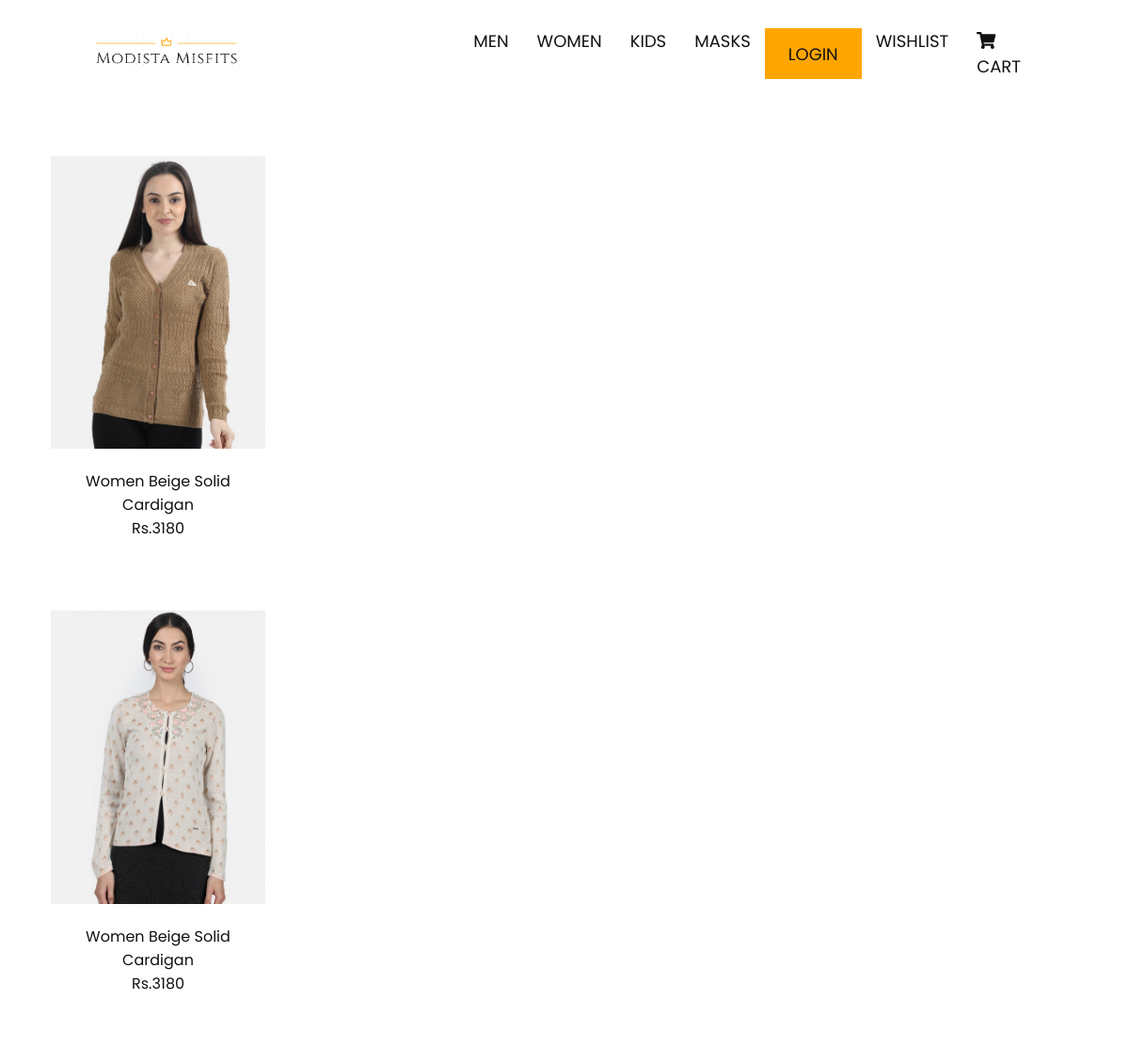
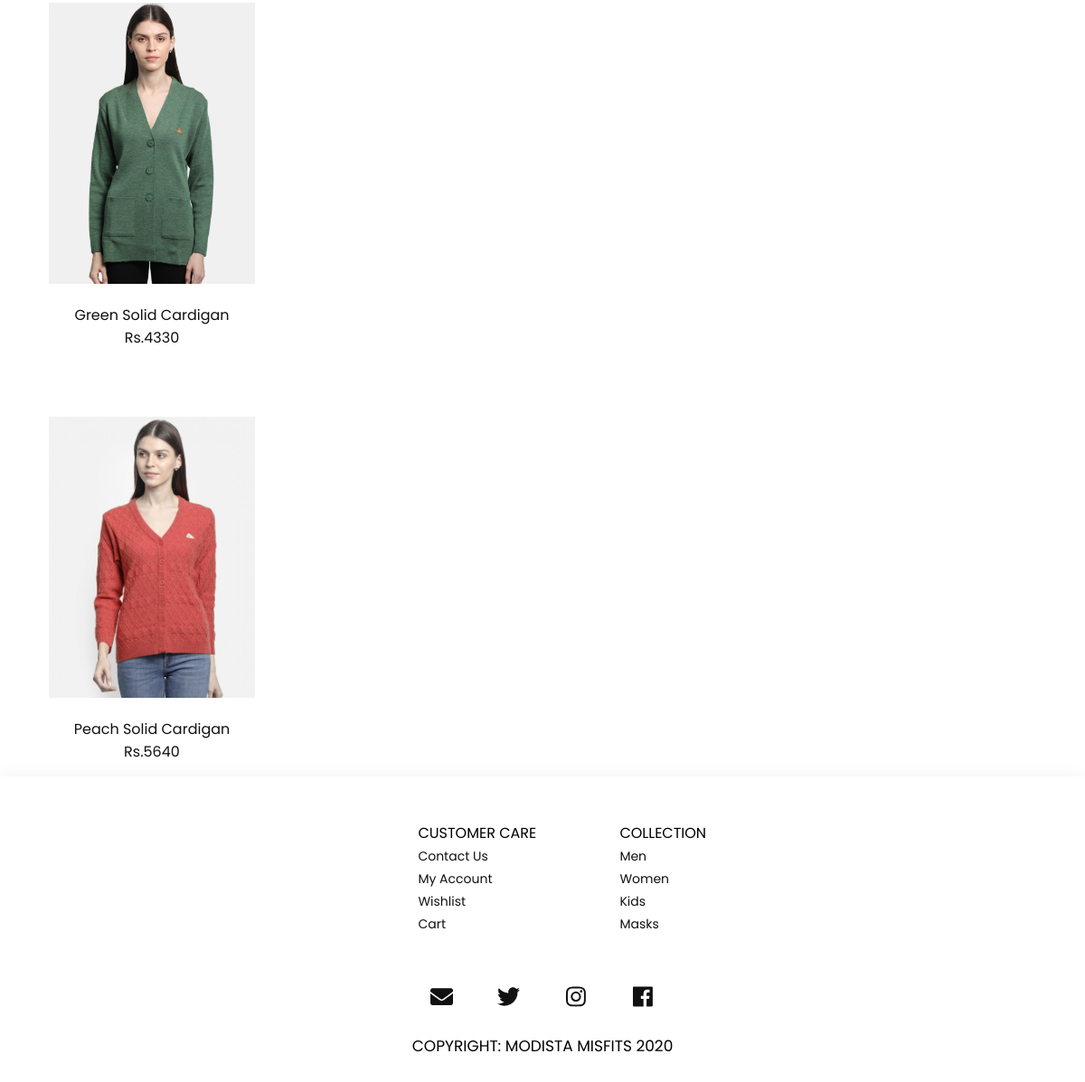
The app's page /shop.php?cat=2 with its own data (2 pictures, top to bottom).
### tables this page shows
CREATE TABLE `product` (
  `product_id` int(10) NOT NULL,
  `cat_id` int(10) NOT NULL,
  `date` timestamp NOT NULL DEFAULT current_timestamp() ON UPDATE current_timestamp(),
  `product_title` text NOT NULL,
  `product_img1` text NOT NULL,
  `product_img2` text NOT NULL,
  `product_img3` text NOT NULL,
  `product_price` int(10) NOT NULL,
  `product_desc` text NOT NULL
);

### admin/functions.php (the view, shortened to what this page needs)
<?php
$db=mysqli_connect("localhost","root","","ecom");
function getCat(){
    global $db;
    $get_cat="select * from categories";
    $run_cat=mysqli_query($db,$get_cat);
    while($row_cat=mysqli_fetch_array($run_cat)){
        $cat_id=$row_cat['cat_id'];
        $cat_title=$row_cat['cat_title'];
        echo "
        <li>
        <a href='shop.php?cat=$cat_id'>$cat_title</a></li>";
    }
}
function getCatPro(){
    global $db;
    if(isset($_GET['cat'])){
        $cat_id=$_GET['cat'];
        $get_cat_pro="select * from product where cat_id='$cat_id'";
         $run_product=mysqli_query($db,$get_cat_pro);
        while($row_product=mysqli_fetch_array($run_product)){
            $pro_id=$row_product['product_id'];
             $pro_title=$row_product['product_title'];
        $pro_price=$row_product['product_price'];
        $pro_img=$row_product['product_img1'];
            echo"
             <div class='responsive'>
  <div class='gallery'>
    <a target='_blank' href='details.php?pro_id=$pro_id'>
      <img src='admin/products/$pro_img' width='600' height='400'>
    </a>
    <div class='desc'><a href='details.php?pro_id=$pro_id'> $pro_title<br> Rs.$pro_price  </a></div>
  </div>
</div>
<div class='clearfix'></div>";
        }
    }
}
?>

### style.css (style rules this page uses)
* { margin:0; padding:0; box-sizing:border-box; font-family:'Poppins',sans-serif; }
body { margin: 0; padding: 0; }
div.gallery img { width: 100%; height: auto; }
div.desc { padding: 15px; text-align: center; }
div.desc a { text-decoration: none; color: #111; }
.responsive { padding-left: 10px; margin-top: 5%; margin-left: 4%; padding: 0 6px; float: left; width: 20%; }
.clearfix:after { content: ""; display: table; clear: both; }

### records on screen
product: product_img1 (picture), product_title "Women Beige Solid Cardigan", product_price "3180"
product: product_img1 (picture), product_title "Women Beige Solid Cardigan", product_price "3180"
product: product_img1 (picture), product_title "Green Solid Cardigan", product_price "4330"
product: product_img1 (picture), product_title "Peach Solid Cardigan", product_price "5640"
